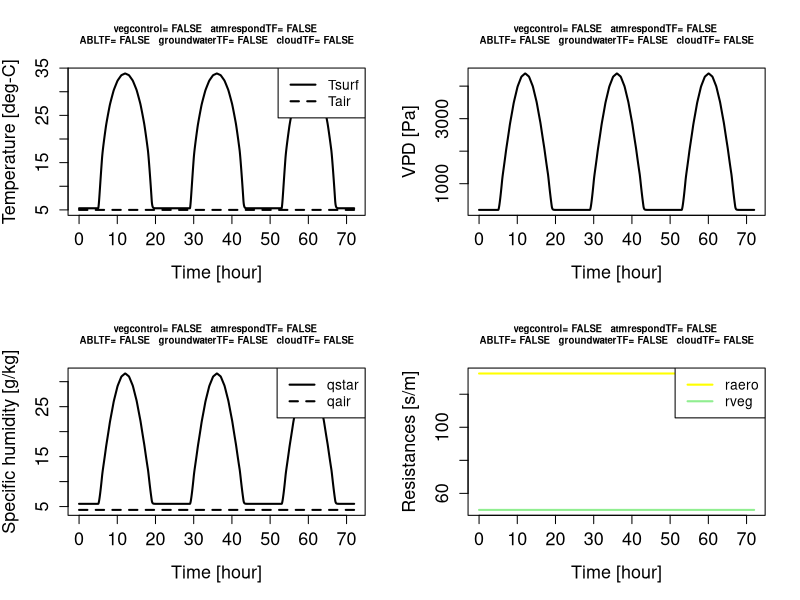
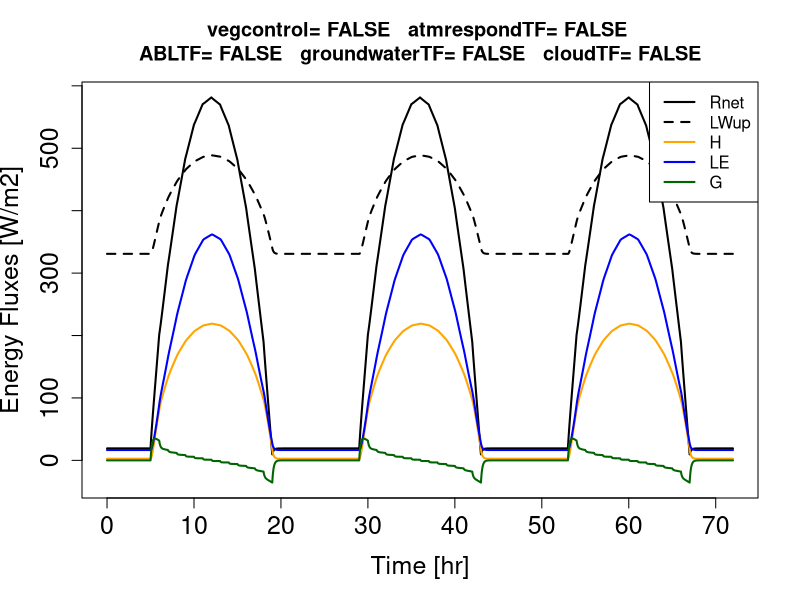

Reproduce these figures in R, in order.
#Land-Atmosphere Interactions Model (LAIM) 
#By John C. Lin (John.Lin@utah.edu)

#--------------Functions-----------------#
latentheat<-function(T.c){
#Takes temperature [C] and returns value of latent heat of vaporization [J/g]
  lambda <- 2.501 - 0.0024 * T.c
  return(lambda * 1000)
} #latentheat<-function(T.c){
satvap<-function(T.c){
#Takes temp in Celsius as argument and returns saturation vapor pressure [Pa]
#NOTE:  calls upon function 'latentheat'
#3/19/1998
  kelvin<-T.c+273.15
  #return value in [J/g], so multiply by 1000 to convert into [J/kg]
  lambda<-1000*latentheat(T.c)
  #461 is Gas Constant for water vapor [J deg-1 kg-1]
  #611 & 273.15 are reference vapor pressure and reference temp., respectively
  saturated<-611*exp((lambda/461)*((1/273.15)-(1/kelvin)))
  return(saturated)
} #satvap<-function(T.c){
#--------------Physical constants--------#
Cp<-1005.7;Cv<-719 #heat capacities @ constant pressure & volume [J/kg/K] (Appendix 2 of Emanuel [1994])
g<-9.80665 #standard surface gravity [m/s2]
Rd<-287.04 #Ideal Gas Constant of DRY air [J/kg/K] (Appendix 2 of Emanuel [1994])
Rv<-461.40 #Ideal Gas Constant of water vapor [J/kg/K] (Appendix A.1.4 of Jacobson [1999])
sigma<-5.670373E-8    #Stefan-Boltzmann constant [W/m2/K4]
##########################################
vegcontrolTF<-FALSE    #vegetation control?
atmrespondTF<-FALSE    #does atmosphere respond to surface fluxes?
ABLTF<-FALSE           #does ABL growth or decay, according to surface heat fluxes?
groundwaterTF<-FALSE   #does the groundwater respond to the atmosphere?
cloudTF<-FALSE         #cloud physics response to relative humidity

#Land surface characteristics
gvmax<-1/50      #max vegetation conductance [m/s]; reciprocal of vegetation resistance
albedo.c<-0.1    #surface albedo
albedo<-albedo.c #surface albedo
z0<-0.5          #roughness length [m]
epsilon.s<-0.97  #surface emissivity for forest, according to Jin & Liang [2006]
dt<-60           #model timestep [s]
t.day<-3     	 #Run time in days
tmax<-t.day*24*3600  #maximum time [s]

#Downward shortwave radiation
t.hr<-0:24
#a) hourly varying
SWdn<--15*(t.hr-12)^2+800 #hourly downward shortwave radiation [W/m2]
names(SWdn)<-t.hr
SWdn[as.character(c(0:5,19:24))]<-0
#b) constant
#SWdn[1:length(SWdn)]<-1000

#Downward longwave radiation
LWdn<-SWdn;LWdn[1:length(LWdn)]<-350 #constant downward longwave radiation [W/m2]

#Air temperature
Ta.c<--0.5*(t.hr-12)^2+30  #PRESCRIBED air temperature [deg-C]
names(Ta.c)<-t.hr
Ta.c[1:length(Ta.c)]<-5    #override with CONSTANT air temperature [deg-C]

#heat capacity of land surface
#D<-0.1*(dt/tmax)      #the depth of soil that temp fluctuations would penetrate [m]; 0.1m is roughly the depth that would penetrate on diurnal timescales
#D<-0.1
D<-0.1*(1/24)          #the depth of soil that temp fluctuations would penetrate [m]; 0.1m is roughly the depth that would penetrate on diurnal timescales
Cp.soil<-1921          #specific heat of soil organic material [J/kg/K]
rho.soil<-1300         #density of soil organic material [kg/m3]
Cs<-Cp.soil*rho.soil*D #heat capacity of organic soil [J/K/m2]

#specific humidity of air:  determine from RH, air temperature
#qair<-2/1000      #specific humidity of air [g/g]
#JHD
#  RH<-1.0     	   #Edited this to force precipitation
RH<-0.8
e<-RH*satvap(mean(Ta.c))/100  #vapor pressure [hPa]
Psurf<-1000     #surface pressure [hPa] 
qair<-(Rd/Rv)*e/Psurf   #specific humidity [g/g]

#atmospheric conditions
hmin<-100       #minimum height of atmospheric boundary layer [m]
thetavM0<-(Ta.c[1]+273.15)*(1+0.61*qair) #initial virtual potential temperature [K]; Eq. 1.5.1b of Stull [1988]
Beta<-0.2       #closure hypothesis:  fraction of surface virtual potential temperature flux that determines entrainment heat flux
gamma<-5/1000   #slope of thetav above growing ABL [K/m]
qabove<-qair/5  #specific humidity of air above ABL [g/g] changed from 5 to 1
W<-0            #subsidence rate [m/s]
Ur<-1           #reference windspeed [m/s] at reference height zr
zr<-50          #reference height [m] where Ur applies
##########################################

#function to calculate vegetation resistance
rv.f<-function(T,VPD,gvmax,Tmin.c=0,Tmax.c=60,Topt.c=30,VPDmin=1500,VPDmax=7500){
  #Jarvis [1976] type model for stomatal control
  #1) temperature function
  T.c<-T-273.15  
  fT<-(T.c-Tmin.c)*(T.c-Tmax.c)/((T.c-Tmin.c)*(T.c-Tmax.c)-(T.c-Topt.c)^2)
  fT[fT<0]<-0
  #2) vapor pressure deficit (VPD) function
  fVPD<-rep(1.0,length(VPD))
  fVPD[VPD>VPDmax]<-0      #hi VPD--stomata completely closed
  sel<-VPD>=VPDmin&VPD<=VPDmax
  slope<--1/(VPDmax-VPDmin)
  fVPD[sel]<-1+slope*(VPD[sel]-VPDmin)
  
  #final penalty function
  beta<-fT*fVPD
  gv<-beta*gvmax
  rv<-1/gv   #vegetation resistance [s/m]
  rv[rv>1E6]<-999999   #when infinite, just assign a really large number
  return(rv)
} #rv.f<-function()

rvs<-rv.f(T=273.15+20,VPD=0:4000,gvmax=gvmax)

#function to calculate aerodynamic resistance
ra.f<-function(Ur=1,zr=50,z0=z0,d=0,rho=1){
  #arguments:  Ur is reference windspeed [m/s] at reference height zr
  #            zr is reference height [m] where Ur applies
  #            z0 is roughness length [m]; 0.01m is typical value for crop
  #            d is displacement height [m]
  #            rho is air density [kg/m^3]
  k<-0.4  #von Karman constant

  CD<-(k^2)/(log((zr-d)/z0))^2   #aerodynamic transfer coefficient
  ra<-1/(CD*Ur)                  #aerodynamic resistance [s/m]
  return(ra)
} #ra.f<-function(){

#V2(120211): initialize T with equilibrium value (determined through "uniroot")
f<-function(T,Ta,SWdn,LWdn,albedo,epsilon.s,Ur,zr,z0,gvmax=gvmax){
   #--------------Physical constants--------#
  Cp<-1005.7;Cv<-719 #heat capacities @ constant pressure & volume [J/kg/K] (Appendix 2 of Emanuel [1994])
  g<-9.80665 #standard surface gravity [m/s2]
  Rd<-287.04 #Ideal Gas Constant of DRY air [J/kg/K] (Appendix 2 of Emanuel [1994])
  Rv<-461.40 #Ideal Gas Constant of water vapor [J/kg/K] (Appendix A.1.4 of Jacobson [1999])
  sigma<-5.670373E-8    #Stefan-Boltzmann constant [W/m2/K4]
  #--------------Physical constants--------#
  LWup<-epsilon.s*sigma*T^4
  SWup<-albedo*SWdn
  Rnet<-SWdn-SWup+LWdn-LWup
  
  #determine sensible heat flux
  rho<-1   #air density [kg/m3]
  ra<-ra.f(Ur=Ur,zr=zr,z0=z0,rho=rho)
  H<-(Cp*rho/(ra))*(T-Ta)   #[W/m2]

  #determine latent heat flux
  beta<-1   #vegetation control (Jarvis type model)
  lambda<-1000*latentheat(T-273.15)  #latent heat of vaporization [J/kg]
  esat<-satvap(T-273.15)/100   #saturation specific humidity [hPa]
  e<-qair*Psurf/(Rd/Rv)        #vapor pressure [hPa]
  VPD<-100*(esat-e)            #vapor pressure deficit [Pa]
  qstar<-(Rd/Rv)*esat/Psurf   #saturation specific humidity [g/g]
  if(vegcontrolTF){
    rv<-rv.f(T=T,VPD=VPD,gvmax=gvmax)
  }else{
    rv<-1/gvmax
  } #if(vegcontrolTF){
  LE<-(lambda*rho/(ra+rv))*(qstar-qair) #[W/m2]

  #this should =0 when T is at equilibrium value
  return(Rnet-H-LE)
} #f<-function(T,Ta,SWdn,LWdn,albedo,epsilon.s){

xinterv<-Ta.c[1]+273.15+c(-50,50)  #interval over which to search for equil temperature
# a) use AVERAGE radiation, temps, to solve for initial equil. temperature
#Tinit<-uniroot(f,interval=xinterv,Ta=mean(Ta.c)+273.15,SWdn=mean(SWdn),LWdn=mean(LWdn),albedo=albedo,epsilon.s=epsilon.s,CD=CD,Ubar=Ubar,gvmax=gvmax)$root
# b) use initial radiation, temps to solve for initial equil. temperature
Tinit<-uniroot(f,interval=xinterv,Ta=Ta.c[1]+273.15,SWdn=SWdn[1],LWdn=LWdn[1],albedo=albedo,epsilon.s=epsilon.s,Ur=Ur,zr=zr,z0=z0,gvmax=gvmax)$root

#Impose perturbation
#Tinit<-Tinit+10


#---------------------------------------Time Loop------------------------------------------#
tcurr<-0
T<-Tinit
result_s<-NULL
h<-hmin     #initialize with minimum 
thetaM<-Ta.c[1]+273.15
qM<-qair   #initialize with prescribed specific humidity [g/g]
thetavM<-thetaM*(1+0.61*qM)   #virtual potential temperature [K];  Eq. 1.5.1b of Stull [1988]
countp = 0

dx   = 0.02  		#discretization (m)
l    = 0.5   		#length of soil model (m)
ttime = t.day*3600*24   #time in seconds (s)
k    = 1*10^-5		#Hydraulic conductivity, for GW model (m/s)
d    = 7*10^-7		#Soil water diffusivity, for GW model (m^2/s) 
count = 0		#Loop Counter
theta = matrix(0,2,(l/dx))			#Initializing saturation of ground, varies from 0-1 (-)
theta[1,1:(l/dx)] = (1:(l/dx))/(4*l/dx)+0.5	#Model initial condition for saturation
theta_s = theta[1,]
theta_save = 0
b = 1:(l/dx)*0					#Used to Solve Ax=b
theta_star = b
A = 1:(l/dx)*0					
B = A
C = A
G = A
bc_t = 0					#Top boundary condition, not used
bc_b = 1					#Bottom boundary condition
theta[,(l/dx)] = bc_b
real_time = 0
i = 1
infil = 0
evap = b
srce = 0
evap2 = 0
qstar = qM
f_c   = 0.8 #field capacity
w_p   = 0.2 #wilting point
tcc = 0 #total cloud fraction
while(tcurr<tmax){
  countp = countp+1
  if(countp>500){
	print(paste("-------- tcurr=",round(tcurr/(3600*24)*10)/10,"[days] --------"))
  	countp = 0
        if (sum(theta_save)==0){
                theta_save = theta_s
                theta_s = 1:(l/dx)*0
                result_save = result_s
                result_s = NULL
                }
        else{
                if (groundwaterTF){
		theta_save = rbind(theta_save,theta_s[2:length(theta_s[,1]),])
                theta_s = 1:(l/dx)*0}
                result_save = rbind(result_save,result_s)
                result_s = NULL
                }
        }
  LWup<-epsilon.s*sigma*T^4   #upward longwave radiation [W/m2]
  LWdn.t<-approx(x=as.numeric(names(LWdn))*3600,y=LWdn,xout=tcurr%%(24*3600))$y  #downward shortwave radiation [W/m2]
  if(cloudTF){
	RHe = 0.5				#fitting parameter sets TCC to gain at approximately 60% humidity
	tcc = min(exp((qM/qstar-1)/(1-RHe)),1) 	#Walcek 1994 model equation (1) 	
	LWdn.t<- LWup-100+80*(tcc)
	albedo = albedo.c+0.75*(tcc)
	}
  SWdn.t<-approx(x=as.numeric(names(SWdn))*3600,y=SWdn,xout=tcurr%%(24*3600))$y  #downward shortwave radiation [W/m2]
  SWup<-albedo*SWdn.t
  #determine net radiation
  Rnet<-SWdn.t-SWup+LWdn.t-LWup

  if(atmrespondTF){
    Ta<-thetaM   #air temperature [K] is the one from zero-order jump model
    qa<-qM
  }else{
    Ta<-approx(x=as.numeric(names(Ta.c))*3600,y=Ta.c,xout=tcurr%%(24*3600))$y+273.15  #use prescribed value
    qa<-qair
  } #if(atmrespondTF){
  #determine sensible heat flux
  rho<-1   #air density [kg/m3]
  ra<-ra.f(Ur=Ur,zr=zr,z0=z0,rho=rho)
  H<-(Cp*rho/(ra))*(T-Ta)   #[W/m2]

  #determine latent heat flux
  beta<-1   #vegetation control (Jarvis type model)
  lambda<-1000*latentheat(T-273.15)  #latent heat of vaporization [J/kg]
  esat<-satvap(T-273.15)/100   #saturation specific humidity [hPa]
  e<-qa*Psurf/(Rd/Rv)        #vapor pressure [hPa]
  VPD<-100*(esat-e)            #vapor pressure deficit [Pa]
  qstar<-(Rd/Rv)*esat/Psurf   #saturation specific humidity [g/g]
  if(vegcontrolTF){
   rv<-rv.f(T=T,VPD=VPD,gvmax=gvmax)
  }else{
    rv<-1/gvmax
  } #if(vegcontrolTF){
  if(groundwaterTF){
    PET = (lambda*rho/(ra+rv))*(qstar-qa) #[W/m2] Calculates the potential energy rather. Not potential evapotranspiration.
    ##################
    #Raining Condtion#
    ##################
    if(qM>qstar){
		evap = evap*0     		#Evaporation is 0 when raining
		infil = (qM-qstar)*h/(1000*dx)
		qM = qstar
		qair = qstar
		qa   = qstar
		}
    #######################
    #Evaporation Condition#
    #######################
    if(qM<qstar){
		infil = 0 		#Rain/Infiltration is set to 0
                ###################
		#Evaporation Model#
		################### 

		sf_factor = (1/(1:(l/dx)))        			#scaling factor linear model set equal to 1 (-)
		sf_factor[(l/dx-5):(l/dx)] = 0				#Moving evaporation away from influence of BC
		sf_factor = (sf_factor/sum(sf_factor))			#scaling factor linear model set equal to 1 (-)

		av_theta = ((theta[i,]-w_p)/(f_c-w_p))  		#Available Mositure Content (-)
		PET_frac = ((PET/lambda*dt)/1000)/dx			#PET represented as MC (-) 
		evap = sf_factor * av_theta * PET_frac			#Evaporation represented as moisture content (-)
		}
        srce   = infil-sum(evap)    
    	LE  = sum(evap)*(lambda/dt)*(dx*1000)  #[W/m2] 
  } else{LE = (lambda*rho/(ra+rv))*(qstar-qa)} #[W/m2]
  #determine ground heat flux (as residual)
  G<-Rnet-LE-H  

  #update temperature 
  dT<-(G/Cs)*dt
  T<-T+dT
  
  #if want atmosphere to respond
  #Based on "zero-order jump" or "slab" model of convective boundary layer, described in Pg. 151~155 of Garratt [1992]
  if(atmrespondTF){
    #update ABL-averaged q
    #calculate surface virtual heat flux
    lambda<-latentheat(T-273.15)  #latent heat of vaporization [J/g]
    E<-LE/lambda   #surface moisture flux [g/m^2/s] 
    F0theta<-H/Cp  #potential heat flux [K-kg/m^2/s]
    F0thetav<-F0theta+0.073*lambda*E/Cp #virtual heat flux [K-kg/m^2/s]
    if(ABLTF){
       Fhthetav<--1*Beta*F0thetav   #closure hypothesis (Eq. 6.15 of Garratt [1992])
       #calculate ABL growth rate
       dh.dt<-(1+2*Beta)*F0thetav/(gamma*h)
       if(F0thetav<=0.00)dh.dt<-0   #ABL collapses
    }else{
      dh.dt<-0
      Fhthetav<-0
    } #if(ABLTF){
    #calculate entrainment flux of humidity
    deltaq<-qabove - qM
    Fhq<--1*rho*deltaq*(dh.dt-W)*1000  #entrainment flux of humidity [g/m2/s] NOTE:  assume CONSTANT air density!
    dq.dt<-(E-Fhq)/(rho*1000*h) #change of humidity in ABL [1/s]; NOTE:  assume CONSTANT air density!
    qM<-qM+dq.dt*dt                #updated qM [g/g]
    #update ABL-averaged thetav
    dthetavM.dt<-(F0thetav-Fhthetav)/h  #change of thetav in ABL [K-kg/m^3/s]
    dthetavM.dt<-dthetavM.dt/rho        #[K-kg/m^3/s]=>[K/s]
    thetavM<-thetavM+dthetavM.dt*dt
    thetaM<-thetavM/(1+0.61*qM)   #potential temperature, from virtual pot temp [K];  Eq. 1.5.1b of Stull [1988]
    #update ABL height
    h<-h+dh.dt*dt
    if(F0thetav<=0.00&ABLTF)h<-hmin    #override value:  ABL collapses
  } #if(atmrespondTF){
  if(groundwaterTF){
	theta[i,1] = theta[i,2]#bc_t
        theta[i,(l/dx)] = bc_b#theta[i,(l/dx-1)]
        ############################
        #Forward Euler (Predictor)
        ############################
		#evap = evap*0
		#infil = infil*0
		thetaf = theta[i,3:(l/dx)]
                thetan = theta[i,2:(l/dx-1)]
                thetab = theta[i,1:(l/dx-2)]
                theta_star[2:(l/dx-1)] = theta[i,2:(l/dx-1)]+dt*(d/dx*(thetaf+thetan)/2*(thetaf-thetan)/dx-d/dx*(thetab+thetan)/2*(thetan-thetab)/dx-k*(thetaf-thetab)/(2*dx))
                theta_star = theta_star-evap
		theta_star[2] = theta_star[2]+infil 
		theta_star[1] = theta_star[2] 
                theta_star[l/dx] = bc_b

                ###########################
                #Crank-Nicolson
                ###########################
                theta_starf = theta_star[3:(l/dx)]
                theta_starn = theta_star[2:(l/dx-1)]
                theta_starb = theta_star[1:(l/dx-2)]
                theta_starph = (theta_starf+theta_starn)/2
                theta_starnh = (theta_starn+theta_starb)/2


                mu = d*dt/(2*dx^2)
                A  = -mu*theta_starnh - k*dt/(4*dx)
                B  = 1 + mu*theta_starph + mu*theta_starnh #+k*dt/(2*dx)
                C  = -mu*theta_starph + k*dt/(4*dx)
                GG  = -A*thetab+(2-B)*thetan-C*thetaf

                a  = matrix(0,l/dx,l/dx)
                diag(a[2:(l/dx-1),1:(l/dx)]) = A
                diag(a[2:(l/dx-1),2:(l/dx)]) = B
                diag(a[2:(l/dx-1),3:(l/dx)]) = C
                b[2:(l/dx-1)] = GG

                ############################
                #Boundary Conditions
                ############################
                a[1,1] = 1
		b = b-evap  
		b[2] = b[2]+infil
                b[1] = theta[i,2]+infil-evap[2]
                a[(l/dx),(l/dx)] = 1
                b[l/dx] = bc_b#b[l/dx-1]
		a[(l/dx-1),(l/dx-1)] = a[(l/dx-1),(l/dx-1)]+10^10
		b[(l/dx-1)] = 10^10*bc_b+b[(l/dx-1)]

                theta[i+1,]  = solve(a,b)
		theta[i+1,1]   = theta[i+1,2]#bc_t
                theta[theta>1] = 1
		theta[i,(l/dx)] = bc_b#theta[i,((l/dx)-1)]
                count = count+1
                real_time = (dt*i)/(3600*24) #time in day fractions
                real_time = round(real_time)
		i = 1
		theta_s=rbind(theta_s,theta[i+1,])
		theta[i,] = theta[i+1,]
  } #if(groundwaterTF){
  evap2 = sum(evap)
  tmp<-c(tcurr,T,Ta,LWup,Rnet,H,LE,G,dT,qstar,qa,ra,rv,h,qM,thetavM,thetaM)
  if(groundwaterTF)tmp<-c(tcurr,T,Ta,LWup,Rnet,H,LE,G,dT,PET,qstar,qa,ra,rv,h,qM,thetavM,thetaM,infil,evap2,srce,LWdn.t,SWdn.t,SWup,F0thetav,tcc)
  result_s<-rbind(result_s,tmp)
  tcurr<-tcurr+min(c(dt,tmax-tcurr))
} #while(tcurr<ttmax){
#---------------------------------------Time Loop------------------------------------------#
result = rbind(result_save,result_s)
if(groundwaterTF){
  dimnames(result)<-list(NULL,c("time","T","Ta","LWup","Rnet","H","LE","G","dT","PET","qstar","qair","ra","rv","h","qM","thetavM","thetaM","infil","evap","srce","LWdn","SWdn","SWup","F0","tcc"))
}else{
  dimnames(result)<-list(NULL,c("time","T","Ta","LWup","Rnet","H","LE","G","dT",
                              "qstar","qair","ra","rv","h","qM","thetavM","thetaM"))
} #if(groundwaterTF){
filenm<-"result.csv"
write.csv(result,file=filenm)
print(paste(filenm,"written out"))

#generate movie of moisture content
if (groundwaterTF){
  theta = theta_save = rbind(theta_save,theta_s[2:length(theta_s[,1]),])
  X11()
  j = count
  for (i in 1:j){
	real_time = (dt*i)/(3600*24) #time in day fractions
        real_time = round(real_time)
        if (count>10){
		title_gr =  (paste("Run Time ", real_time , " (days)"))
                plot(theta[i,2:(l/dx-1)],-(1:(l/dx-2))*dx, xlab = "Moisture Content (-)", ylab = "Depth Below Surface (m)",main = title_gr,xlim=c(0, 1), ylim=c(-l,0))
                count = 0
                }
	count = count+1
  } #for (i in 1:j){
} #if (groundwaterTF){

#text on plot 
xmain<-paste("vegcontrol=",vegcontrolTF)
xmain<-paste(xmain,"  atmrespondTF=",atmrespondTF)
xmain<-paste(xmain,"\nABLTF=",ABLTF)
xmain<-paste(xmain,"  groundwaterTF=",groundwaterTF)
xmain<-paste(xmain,"  cloudTF=",cloudTF)
#regenerate VPD from qstar and qair 
e<-result[,"qair"]*Psurf/(Rd/Rv)      #vapor pressure [hPa]
esat<-result[,"qstar"]*Psurf*(Rv/Rd)  #saturation vapor pressure [hPa]
VPD<-100*(esat-e)                     #vapor pressure deficit [Pa]


#--------generate 4 different plots in one window, with 2*2 configuration---------#
X11();par(mfrow=c(2,2),cex.main=0.7)   
ylims<-range(result[,c("T","Ta")]-273.15)
plot(result[,"time"]/3600,result[,"T"]-273.15,type="l",xlab="Time [hour]",ylab="Temperature [deg-C]",
     cex.axis=1.3,cex.lab=1.3,lwd=2,ylim=ylims,main=xmain)
lines(result[,"time"]/3600,result[,"Ta"]-273.15,lty=2,lwd=2)
legend(x="topright",c("Tsurf","Tair"),lwd=2,lty=c(1,2))

plot(result[,"time"]/3600,VPD,type="l",xlab="Time [hour]",ylab="VPD [Pa]",lwd=2,
     cex.axis=1.3,cex.lab=1.3,main=xmain)

ylims<-range(result[,c("qstar","qair")]*1000)
plot(result[,"time"]/3600,result[,"qstar"]*1000,type="l",xlab="Time [hour]",ylab="Specific humidity [g/kg]",
     cex.axis=1.3,cex.lab=1.3,lwd=2,ylim=ylims,main=xmain)
lines(result[,"time"]/3600,result[,"qair"]*1000,lty=2,lwd=2)
legend(x="topright",c("qstar","qair"),lwd=2,lty=c(1,2))

ylims<-range(result[,c("ra","rv")])
plot(result[,"time"]/3600,result[,"ra"],type="l",xlab="Time [hour]",ylab="Resistances [s/m]",
     cex.axis=1.3,cex.lab=1.3,lwd=2,ylim=ylims,main=xmain,col="yellow")
lines(result[,"time"]/3600,result[,"rv"],lty=1,lwd=2,col="lightgreen")
legend(x="topright",c("raero","rveg"),lwd=2,lty=c(1),col=c("yellow","lightgreen"))
dev.copy(png,"T_q_r_VPD.png");dev.off()
#--------generate 4 different plots in one window, with 2*2 configuration---------#


X11()
matplot(result[,"time"]/3600,result[,c("Rnet","LWup","H","LE","G")],type="l",lty=c(1,2,1,1,1),
        cex.axis=1.5,cex.lab=1.5,col=c("black","black","orange","blue","darkgreen"),lwd=2,xlab="Time [hr]",ylab="Energy Fluxes [W/m2]")
legend(x="topright",c("Rnet","LWup","H","LE","G"),col=c("black","black","orange","blue","darkgreen"),lwd=2,lty=c(1,2,1,1,1))
title(main=xmain)
dev.copy(png,"Energyfluxes.png",pointsize = 30, width = 1800, height = 1200);dev.off()

if(atmrespondTF){
  X11()
  plot(result[,"time"]/3600,result[,"h"],type="l",xlab="Time [hour]",ylab="ABL height [m]",
     cex.axis=1.3,cex.lab=1.3,lwd=2,main=xmain)
  dev.copy(png,"ABLht.png");dev.off()
} #if(atmrespondTF){


if(groundwaterTF){
  X11()
  qr<-result[,"qair"]/result[,"qstar"]
  plot(result[,"time"]/3600,qr,xlab="Time [hour]",ylab="qair/qstar",cex.axis=1.3,cex.lab=1.3,lwd=2,main=xmain)

  X11()
  plot(result[,"time"]/3600,result[,"srce"],xlab="Time [hour]",ylab="Infil - Evap",cex.axis=1.3,cex.lab=1.3,lwd=2,main=xmain)
} #if(groundwaterTF){
